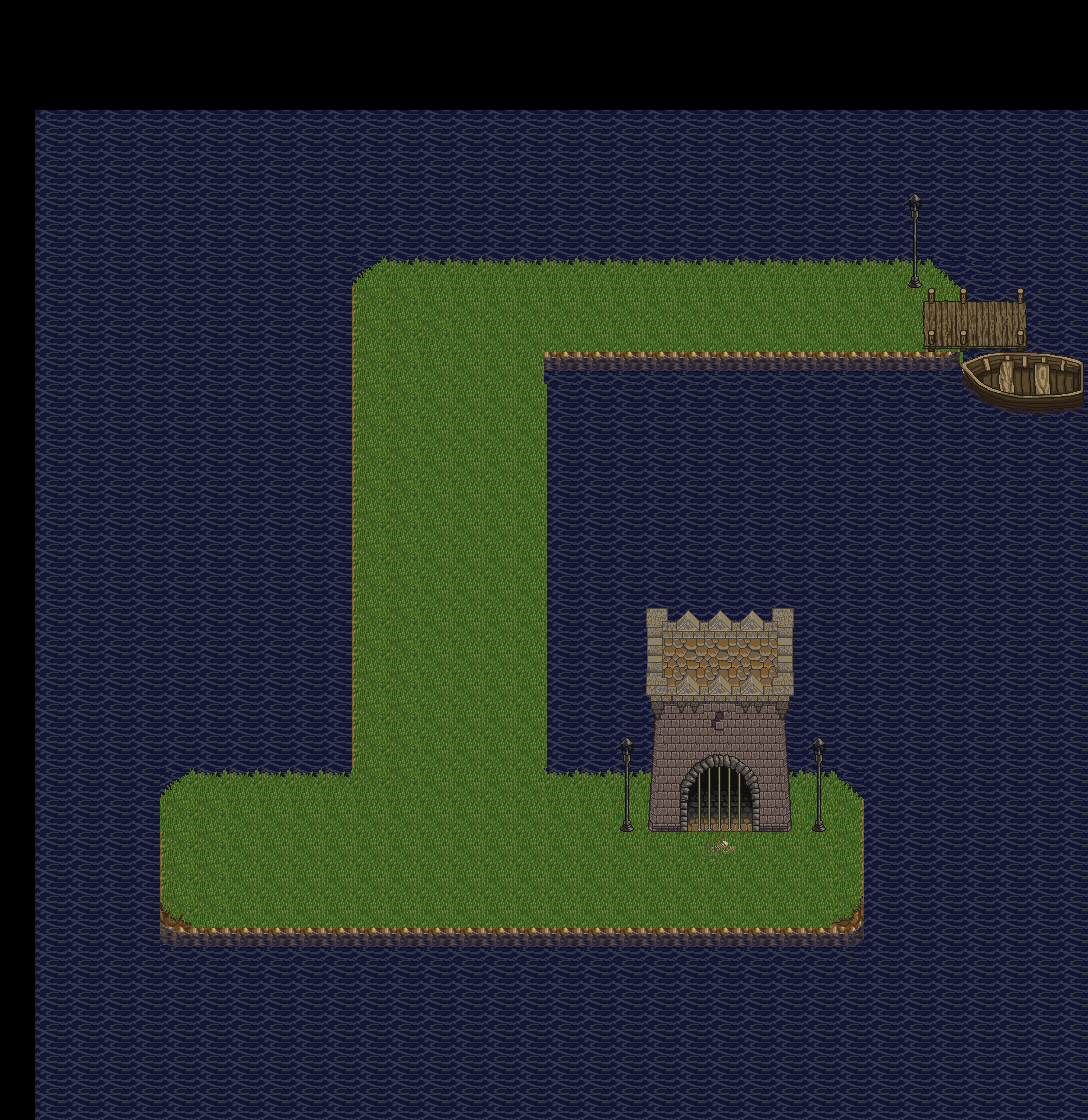

Below is a game level as drawn by its tile map, then a one-line description and the .tmx that defines it (tile-layer data replaced by summaries):
An orthogonal 34x35 tile map with 32x32 px tiles, 4 tile layers (water, floor, entries, walls), 2 tilesets and 18 objects (4x spawn_eyelander, tower, lamp2, lamp1, exit, ...).

<map version="1.0" tiledversion="1.1.6" orientation="orthogonal" renderorder="left-up" width="34" height="35" tilewidth="32" tileheight="32" infinite="0" nextobjectid="32">
 <tileset firstgid="1" source="dusk/dusk_castle.tsx" />
 <tileset firstgid="257" source="dusk/dusk2.tsx" />
 <layer name="water" width="34" height="35" offsetx="35" offsety="110.5">
  <data>[1190 cells, 1190 non-empty, 2 distinct tile ids]</data>
 </layer>
 <layer name="floor" width="34" height="35">
  <data>[1190 cells, 134 non-empty, 30 distinct tile ids]</data>
 </layer>
 <layer name="entries" width="34" height="35">
  <data>[1190 cells, 10 non-empty, 10 distinct tile ids]</data>
 </layer>
 <layer name="walls" width="34" height="35">
  <data>[1190 cells, 44 non-empty, 31 distinct tile ids]</data>
 </layer>
 <objectgroup name="solid_obstacles">
  <object id="1" name="tower" x="655.5" y="774" width="133.5" height="58.5" />
  <object id="2" name="lamp2" x="614" y="817.5" width="23.5" height="20.5" />
  <object id="3" name="lamp1" x="805" y="812" width="27" height="24.5" />
  <object id="10" x="341" y="190.5" width="636" height="65.5" />
  <object id="11" x="545.5" y="355.5" width="422.5" height="421.5" />
  <object id="12" x="249" y="255" width="102" height="518.5" />
  <object id="13" x="160" y="689.5" width="87" height="82" />
  <object id="14" x="60" y="773.5" width="98.5" height="219.5" />
  <object id="15" x="160" y="923" width="728" height="97.5" />
  <object id="16" x="862.5" y="780" width="105.5" height="141" />
  <object id="18" x="970.5" y="257.5" width="56" height="102" />
  <object id="19" x="904.5" y="260.5" width="63" height="37" />
 </objectgroup>
 <objectgroup name="entities">
  <object id="8" name="exit" x="682.167" y="837.667" width="88.5" height="23.5" />
  <object id="25" name="spawn_eyelander" x="389.925" y="299.606">
   <point />
  </object>
  <object id="27" name="start" x="893.5" y="337.5">
   <point />
  </object>
  <object id="29" name="spawn_eyelander" x="438.5" y="615.667">
   <point />
  </object>
  <object id="30" name="spawn_eyelander" x="448.833" y="848.833">
   <point />
  </object>
  <object id="31" name="spawn_eyelander" x="849.667" y="920">
   <point />
  </object>
 </objectgroup>
</map>
